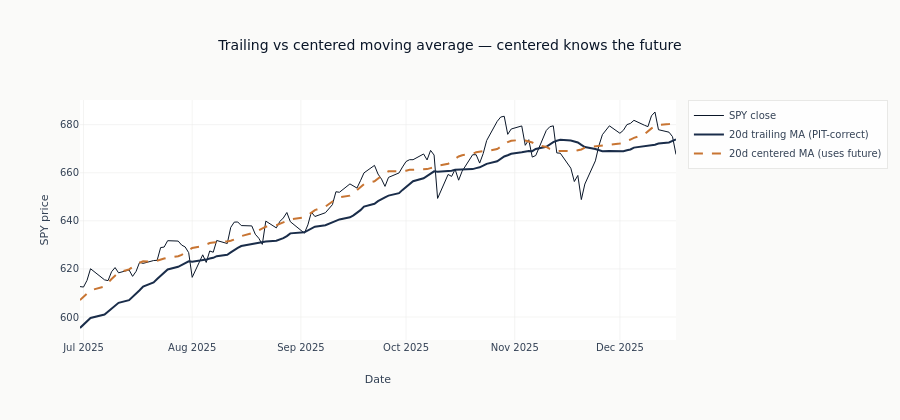

The notebook cell saved with this chart:
### Code cell
fig = go.Figure()
fig.add_trace(
    go.Scatter(
        x=spy_ma["timestamp"].to_list(),
        y=spy_ma["close"].to_list(),
        name="SPY close",
        line=dict(color=COLORS["blue"], width=1),
    )
)
fig.add_trace(
    go.Scatter(
        x=spy_ma["timestamp"].to_list(),
        y=spy_ma["ma20_trailing"].to_list(),
        name="20d trailing MA (PIT-correct)",
        line=dict(color=COLORS["slate"], width=2),
    )
)
fig.add_trace(
    go.Scatter(
        x=spy_ma["timestamp"].to_list(),
        y=spy_ma["ma20_centered"].to_list(),
        name="20d centered MA (uses future)",
        line=dict(color=COLORS["copper"], width=2, dash="dash"),
    )
)
fig.update_layout(
    title="Trailing vs centered moving average — centered knows the future",
    xaxis_title="Date",
    yaxis_title="SPY price",
    height=420,
)
fig.show()
